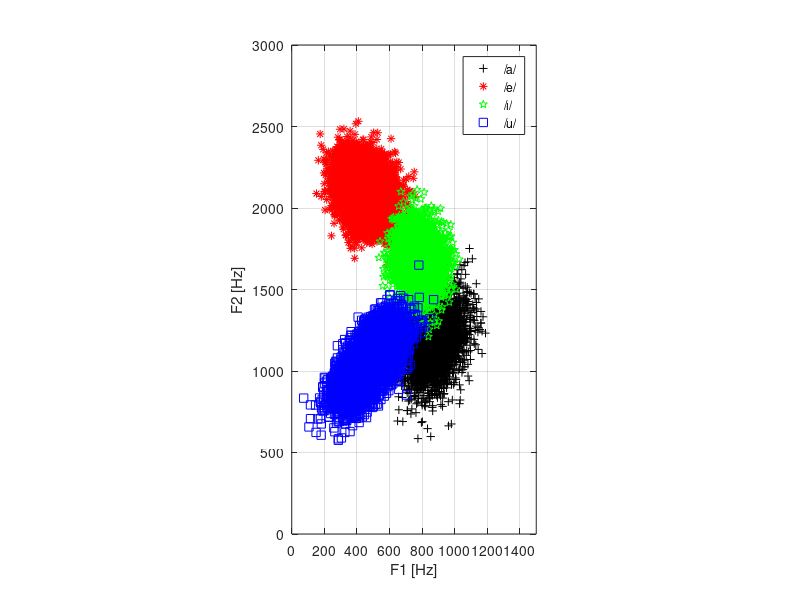

Reproduce this figure in MATLAB. (Note: this script raises an error after producing the figure.)
%% Chapter 4 - How does a dictation machine recognize speech?
% This is a companion file to the book "Applied Signal Processing", 
% by T.Dutoit and F. Marques, Springer 2008.
% 
% It is supposed to be run cell-by-cell, using the cell mode of 
% MATLAB 6 and later versions. Search for "what are cells" in the 
% product help of MATLAB to know how to use them.
% 
% This file uses the SIGNAL_PROCESSING toolbox of MATLAB.
 
%%
% Although speech is by essence a non-stationary signal, and therefore
% calls for dynamic modeling, it is convenient to start this script by
% examining static modeling and classification of signals, seen as a
% statistical pattern recognition problem. We do this by using Gaussian
% multivariate models in Section 1 and extend it to Gaussian Mixture Models
% (GMM) in Section 2. We then examine, in Section 3, the more general
% dynamic modeling, using Hidden Markov Models (HMM) for isolated word
% classification. We follow in Section 4 by adding a simple bigram-based
% language model, implemented as a Markov model, to obtain a connected word
% classification system. We end in Section 5 by implementing a
% word-based speech recognition system, in which the system does not know
% in advance how many words each utterance contains.
%
% Copyright T. Dutoit, H. Bourlard (2007)

clear all;
set(0,'defaultFigureColor','w');
warning('Off','MATLAB:log:logOfZero'); 

%% 1. Gaussian modeling and Bayesian classification of vowels
%
% We will examine here how Gaussian multivariate models can be used for the
% classification of signals. 
%
% A good example is that of the classification of sustained vowels, i.e.,
% of the classification of incoming acoustic feature vectors into the
% corresponding phonemic classes. Acoustic feature vectors are generally
% highly multi-dimensional (as we shall see later), but we will work in a
% 2D space, so as to be able to plot our results. 
%
% In this script, we will work on a hypothetic language, whose phoneme set
% is only composed of four vowels {/a/,/e/,/i/,/u/}, and whose lexicon
% reduces to {why,you,we,are,hear,here} (supposedly produced as sequences
% of the aforementioned vowels). Every speech frame can then be represented 
% as a 2-dimensional vector of speech features in the form of pairs of 
% formant values (the first and the second spectral formants, F1 and F2). 
%
% Our first task will be to classify vowels, by using Gaussian class models 
% and Bayesian (MAP) decision. 
% Let us load a database of features extracted from the vowels and words of
% this language. Vowel samples are grouped in matrices of size N x 2, where 
% each of the N rows is a training example and each example is characterized 
% by a formant frequency pair. 
% Supposing that the whole database covers adequately our imaginary language, 
% it is easy to compute the prior probability P(qk) of each class qk 
% (k in {/a/,/e/,/i/,/u/}. The most common phoneme in the language is /e/.

load data; % vowels={a,e,i,u};

N_samples=0;
for j=1:4
    N_samples = N_samples+size(vowels{j}.training,1); 
end;
for j=1:4
    prior(j) = size(vowels{j}.training,1)/N_samples;
end;
prior

%%
% As can be seen, our four vowel classes have serious overlap in the 2D
% vector space. 

plot(vowels{1}.training(:,1),vowels{1}.training(:,2),'k+'); hold on;
plot(vowels{2}.training(:,1),vowels{2}.training(:,2),'r*');
plot(vowels{3}.training(:,1),vowels{3}.training(:,2),'gp');
plot(vowels{4}.training(:,1),vowels{4}.training(:,2),'bs');
set(gca,'xlim',[0 1500],'ylim',[0 3000],'dataaspectratio',[1 1 1]);
xlabel('F1 [Hz]'); ylabel('F2 [Hz]'); grid on;
legend('/a/','/e/','/i/','/u/');

%%
% Let us now assume that we are asked to identify an unknown vowel from its
% (F1,F2) features. One way of solving this problem is by performing
% multivariate Gaussian modeling of each class, i.e., finding the mean and
% covariance matrices of the data in each class. 
%
% *MATLAB function involved:*
% 
% * |plot_2Dgauss_pdf(mu, sigma)| plots the mean and standard
%    deviation ellipsis of the 2D Gaussian process that has mean |mu| and
%    covariance matrix |sigma|, in a 2D plot.

for j=1:4
    mu{j}=mean(vowels{j}.training);
    sigma{j}=cov(vowels{j}.training);
    plot_gauss2D_pdf(mu{j},sigma{j})
end;

%%
% As can be seen on the plot, /i/ has its mean F1 at 780 Hz and its mean F2
% at 1680 Hz. (NB: thes values are the ones fixed in our imaginary
% language; they do not correspond to those of English vowels at all). The
% covariance matrix for the /i/ class is almost diagonal (the scatter plot
% for the class has its principal axes almost parallel to the coordinate
% axes; see Appendix 1). Its diagonal elements are thus close to the square
% of the length of the halfmajor and halfminor axes of the standard
% deviation ellipsis: 76 Hz and 130 Hz, respectively.

mu{3}
sqrtm(sigma{3})

%%
% Let us estimate the likelihood of a test feature vector given
% the Gaussian model of class /e/, using the classical Gaussian PDF
% formula.

sample=[650 1903];
plot(sample(1),sample(2),'ko','linewidth',3)
x = sample-mu{2};
likelihood = exp(-0.5* x* inv(sigma{2}) *x') / sqrt((2*pi)^2 * det(sigma{2}))

%% 
% The likelihood of this vector is higher in class /i/ than in any other
% class (this is also intuitively obvious from the scatter plots shown
% previously).
%
% *MATLAB function involved:*
% 
% * |gauss_pdf(x,mu,sigma)| returns the likelihood of sample |x| (NxD)
%    with respect to a Gaussian process with mean |mu| (1xD) and covariance
%    |sigma| (DxD). When a set of samples is provided as input, a set of
%    likelihoods is returned.

for j=1:4
    likelihood(j) = gauss_pdf(sample,mu{j},sigma{j});
end;
likelihood

%%
% Likelihood values are generally very small. Since we will use products of
% them in the next paragraphs, we will systematically prefer their 
% log-likelihood estimates.% PDF values are vey small, and we will use 
% products of them in the next paragraphs, so we will systematically use 
% log-likelihood estimates.

log(likelihood)

%%
% Since not all phonemes have the same prior probability, Bayesian (MAP)
% classification of our test sample is not equivalent to finding the class
% with maximum likelihood. Posterior probabilities P(class|sample) must be
% estimated by multiplying the likelihood of the sample by the prior of
% each class, and dividing by the marginal likelihood of the sample
% (obtained by summing its likelihood for all classes). Again, for
% convenience, we compute the log of posterior probabilities. The result is
% that our sample gets classified as /e/ ratter than as /i/, because the
% prior probability of /e/ is much higher than that of /i/ in our imaginary
% language. 

marginal=sum(likelihood); % is a constant
log_posterior=log(likelihood)+log(prior)-log(marginal)

%% 
% Notice the marginal likelihood of the sample is not required for
% classifying it, as it is a subtractive constant for all log posterior
% probabilities. We will not compute it in the sequel.
%
% Multiplying likelihoods by priors can be seen as a weighting which 
% accounts for the intrinsic frequency of occurence of each class. 
% Plotting the posterior probability of classes in the (F1,F2) plane 
% gives a rough idea of how classes are delimited. Do not hesitate to
% rotate the plot.
%
% *MATLAB function involved:*
% 
% *|mesh_2Dgauss_pdf(mu,sigma,weight,gridx,gridy,ratioz)| plots the PDF of
%   a 2D-Gaussian PDF in a 3D plot. |mu| (1x2) is the mean of the density,
%   |sigma| (2x2) is the covariance matrix of the density. |weight| is a
%   scalar used as a multiplicative factor on the value of the PSD. |gridx|
%   and |gridy| must be vectors of the type (x:y:z) |ratioz| is the
%   (scalar) aspect ratio on the Z axis.

hold on;
for j=1:4
    mesh_gauss2D_pdf(mu{j},sigma{j},prior(j),0:50:1500, ...
        0:50:3000, 7e-9);
    hold on;
end;
hold off;

%% 
% One can easily compare the performance of max likelihood vs. max
% posterior classifiers on test data sets taken from our four vowels (and
% having the same prior distribution as from the training set).
%
% *MATLAB function involved:*
% 
% * |gauss_classify(x,mus,sigmas,priors)| returns the class of the point
%    |x| (1xD) with respect to Gaussian classes, using Bayesian
%    classification. |mus| is a cell array of the (1xD) means, |sigmas| is
%    a cell array of the (DxD) covariance matrices. |priors| is a vector of
%    Gaussian priors. When a set of points (NxD) is provided as input, a
%    set of classes is returned.

total=0;
errors_likelihood=0;
errors_bayesian=0;
for i=1:4
    n_test=size(vowels{i}.test,1);
    class_likelihood=gauss_classify(vowels{i}.test,mu,sigma,[1 1 1 1]);
    errors_likelihood=errors_likelihood+sum(class_likelihood'~=i);
    class_bayesian=gauss_classify(vowels{i}.test,mu,sigma,prior);
    errors_bayesian=errors_bayesian+sum(class_bayesian'~=i);
    total=total+n_test;
end;
likelihood_error_rate=errors_likelihood/total
bayesian_error_rate=errors_bayesian/total

%% 2. Gaussian Mixture Models (GMM)
% In the previous section, we have seen that Bayesian classification is
% based on the estimation of class PDFs. Up to now, we have modeled the PDF
% for each class /a/, /e/, /i/, /u/ as a Gaussian multivariate (one per
% class).  This implicitly assumes that the feature vectors in each class
% have a (uni-modal) normal distribution, as we used the |mean| and |cov|
% functions, which return the estimates of the mean and
% covariance matrix of supposedly Gaussian multivariate data samples. It
% turns out that the vowel data we used had actually been sampled according
% to Gaussian distributions, so that this hypothesis was satisfied. 
%
% Let us now try to classify the words of our imaginary language, using the
% same kind of approach as above. We will use 100 samples of the six words
% {why /uai/,you /iu/,we /ui/,are /ae/,hear /ie/,here /ie/} in our
% imaginary language, for which each speech frame is again characterized by
% an [F1,F2] feature vector. 

load data; % words={why,you,we,are,hear,here};

for i=1:6
    subplot(2,3,i)
    plot(words{i}.training_all(:,1),words{i}.training_all(:,2),'+'); 
    set(gca,'xlim',[0 1500],'ylim',[0 2500],'dataaspectratio',[1 1 1]);
    xlabel('F1 [Hz]'); ylabel('F2 [Hz]'); grid on;
    title(words{i}.word);
    hold on;
end;

%%
% Notice that "you" and "we" have the same statistical distribution,
% because of their phonemic content (in our imaginary language) : /iu/ and
% /ui/. Notice also that "hear" and "here" also have the same distribution,
% because they have exactly the same phonemic transcription: /ie/. We will
% come back to this later.

%%
% We are now facing a PDF estimation problem: the PDF of the data in each
% class in no longer Gaussian. This is typical of practical ASR systems: in
% word-based ASR, each class accounts for the realization of several
% phonemes and is thus better described as a multi-modal distribution, i.e.
% a distribution with several maxima. The same holds for phoneme-based ASR
% as well. As a matter of fact, speech is very much submitted to
% coarticulation, which often results in several modes for the acoustic
% realization of each phoneme, as a function of the phonetic context in
% which it appears. 
%
% If we apply a uni-modal Gaussian model to word "why", for instance, we
% get a gross estimation of the PDF. This estimation does not correctly
% account for the fact that several areas in the (F1,F2) plane are more
% densely crowded. The maximum value of the Gaussian PDF is very low, since
% it spans more of the (F1,F2) space than it should (and the integral is
% constrained to one). 

training_set=words{1}.training_all;
test_set=words{1}.test_all;
mu_all=mean(training_set);
sigma_all=cov(training_set);

clf;
plot(training_set(:,1),training_set(:,2),'+'); 
xlabel('F1 [Hz]'); ylabel('F2 [Hz]'); grid on;
hold on;
mesh_gauss2D_pdf(mu_all,sigma_all,...
        1, 0:50:1500, 0:50:2500,7e-9);

%%
% The total log likelihoods of the training and test data given this
% Gaussian model are obtained as sum of the log likelihoods of all feature
% vectors.

log_likelihood_training=sum(log(gauss_pdf(training_set,mu_all,sigma_all)))
log_likelihood_test=sum(log(gauss_pdf(test_set,mu_all,sigma_all)))

%%
% One way of estimating a multi-modal PDF is by clustering data, and then
% estimate a uni-modal PDF in each cluster. An efficient way to do this 
% is by using K-means clustering. Starting with k prototype vectors or 
% centroids, this algorithm first associates each feature vector in the 
% training set to its closest centroid. It then replaces every centroid 
% by the mean of all feature vectors that have been associated to it. 
% The algorithm iterates by re-associating each feature vector to one of 
% the newly found centroids, and so on until no further change occurs.
% 
% *MATLAB functions involved:*
% 
% * |[new_means,new_covs,new_priors,distortion]= ...
%    kmeans(data,n_iterations,n_clusters)| , where  |data| is the matrix of
%    observations (one observation per row) and |n_clusters| is the desired
%    number of clusters, returns the mean vectors, covariance matrices, and
%    priors of k-means clusters. |distortion| is an array of values (one
%    per iteration) of sum of squared distances between the data and the
%    mean of their cluster. The clusters are initialized with a heuristic
%    that spreads them randomly around |mean(data)|.The algorithm iterates
%    until convergence is reached or the number of iterations exceeds
%    |n_iterations|. |kmeans(data,n_iterations,means)|, where |means| is a
%    cell array containing initial mean vectors, makes it possible to
%    initialize means. 
%
% * |plot_kmeans2D(data,means)| plots the clusters associated 
%    with |means| in |data| samples, using a Euclidian distance. 
%    |means| is a cell array containing the prototype vectors.

% Initializing prototypes "randomly" around the mean
initial_means{1} = [0,1] * sqrtm(sigma_all) + mu_all;
initial_means{2} = [0,0] * sqrtm(sigma_all) + mu_all;
initial_means{3} = [1,2] * sqrtm(sigma_all) + mu_all;

[k_means,k_covs,k_priors,totalDist]=kmeans(training_set,1000,initial_means);

plot(training_set(:,1),training_set(:,2),'r+'); 
xlabel('F1 [Hz]'); ylabel('F2 [Hz]'); grid on;
set(gca,'xlim',[0 1500],'ylim',[0 2500],'dataaspectratio',[1 1 1]);
plot_kmeans2D(training_set, k_means);

%% 
% The K-means algorithm converges monotonically to a (local) minimum of the
% global distortion defined as the sum of all distances between feature
% vectors and their associated centroids. 

plot(totalDist,'.-');
xlabel('Iteration'); ylabel('Global distortion'); grid on;

%%
% It is possible to see how clusters and prototype vectors evolve with
% iterations.

plot(training_set(:,1),training_set(:,2),'+'); 
xlabel('F1 [Hz]'); ylabel('F2 [Hz]'); grid on;
set(gca,'xlim',[0 1500],'ylim',[0 2500],'dataaspectratio',[1 1 1]);

k_means=initial_means;
for j=1:length(totalDist)
    [k_means,k_covs,k_priors,]=kmeans(training_set,1,k_means);
    plot_kmeans2D(training_set, k_means);
    pause(1.0);
end;

%% 
% The resulting sub-classes, though, do not strictly correspond to the
% phonemes of "why". This is because the global criterion that is minimized
% by the algorithm is purely geometric. It would actually be very
% astonishing in these conditions to find the initial vowel sub-classes.
% This is not a problem, as what we are trying to do is to estimate the PDF
% of the data, not to classify it into "meaningful" sub-classes. Once
% clusters have been created, it is easy to compute the corresponding
% (supposedly uni-modal) Gaussian means and covariance matrices for each
% cluster (this is actually done inside our |kmeans| function), and to plot
% the sum of their PDFs, weighted by their priors. This produces an
% estimate of the PDF of our speech unit.
%
% *MATLAB function involved:*
% 
% *|mesh_GMM2D_pdf(mus,sigmas,weights,gridx,gridy,ratioz)| plots the PDF
%   of a 2D Gaussian Mixture Model PDF in a 3D plot. |mus| is a cell array
%   of the (1x2) means, |sigmas| is a cell array of the (2x2) covariance
%   matrices. |weight| is a vector of Gaussian weights. |gridx| and |gridy|
%   must be vectors of the type (x:y:z) |ratioz| is the (scalar) aspect
%   ratio on the Z axis;

plot(training_set(:,1),training_set(:,2),'+'); 
xlabel('F1 [Hz]'); ylabel('F2 [Hz]'); grid on;
hold on;
mesh_GMM2D_pdf(k_means,k_covs,k_priors, ...
        0:50:1500, 0:50:2500,2e-8);
hold off;

%%
% The total log likelihoods of the training and test data are obtained as
% above, except we now consider that each feature vector "belongs" to each
% cluster with some weight equal to the prior of the cluster. Its
% likelihood is thus computed as a weighted sum of likelihoods (one per
% Gaussian)
%
% *MATLAB function involved:*
% 
% * |GMM_pdf(x,mus,sigmas,weights)| returns the likelihood of sample |x|
%    (1xD) with respect to a Gaussian Mixture Model. |mus| is a cell array
%    of the (1xD) means, |sigmas| is a cell array of the (DxD) covariance
%    matrices. |weight| is a vector of Gaussian weights. When a set of
%    samples (NxD) is provided as input, a set of likelihoods is returned.

log_likelihood_training=sum(log(GMM_pdf(training_set,...
    k_means,k_covs,k_priors)))
log_likelihood_test=sum(log(GMM_pdf(test_set,...
    k_means,k_covs,k_priors)))

%%
% The K-means approach used above is not optimal, in the sense that it is
% based on a purely geometric convergence criterion. The central algorithm
% for training GMMs is based on the EM (Expectation-Maximization) algorithm. 
% As opposed to K-means, EM truly maximizes the likelihood of the data given
% the GMM parameters (means, covariance matrices, and weights). Starting
% with k initial uni-modal Gaussians (one for each sub-class), it first
% estimates, for each feature vector, the probability of each sub-class
% given that vector. This is the Estimation step, which is based on "soft"
% classification: each feature vector belongs to all sub-classes, with some
% weights. In the Maximization step,  the mean and covariance of each
% sub-class is updated, using all feature vectors and taking those weights
% into account. The algorithm iterates on the E and M steps, until the
% total likelihood increase for the training data fall under some
% threshold. 
%
% The final estimate obtained by EM, however, only corresponds to a local
% maximum of the total likelihood of the data, whose value may be very
% sensitive to the initial uni-modal Gaussian estimates provided as input.
% A frequently used value for these initial estimates is precisely the one
% provided by the K-means algorithm.
%
% *MATLAB functions involved:*
% 
% * |[new_means,new_sigmas,new_priors,total_loglike]= ...
%    GMM_train(data,n_iterations,n_gaussians)| returns the mean vectors,
%    covariance matrices, and priors of GMM Gaussian components obtained by
%    the EM training algorithm. |data| is the matrix of observations (one
%    observation per row) and |n_gaussians| is the desired number of
%    clusters. |total_loglike| is an array of values (one per iteration) of
%    the total likelihood of the data given the GMM model. GMMs are
%    initialized with a heuristic that spreads them randomly around
%    |mean(data)|. The algorithm iterates until convergence is reached or
%    the number of iterations exceeds |n_iterations|.    
%
%    |GMM_train(data,n_iterations,means,covs,priors)|, makes it possible to
%    initialize the means, covariance matrices, and priors of the GMM
%    components.
%
% * |plot_GMM2D(data, means, covs)| shows the standard deviation ellipsis 
%    of the Gaussian components of a GMM defined by |means| and |covs|, 
%    on a 2D plot, together with |data| samples. 

% Using the output of K-means as initla conditions
[means,covs,priors,total_loglike]=GMM_train(training_set,100, ...
   k_means,k_covs,k_priors);

plot(training_set(:,1),training_set(:,2),'+'); 
xlabel('F1 [Hz]'); ylabel('F2 [Hz]'); grid on;
set(gca,'xlim',[0 1500],'ylim',[0 2500],'dataaspectratio',[1 1 1]);
plot_GMM2D(training_set,means,covs);

%%
% Notice we do not set colors to vectors, as EM precisely does not strictly
% assign Gaussians to feature vectors. It is also possible to see how
% clusters and prototype vectors evolve with iterations.

plot(training_set(:,1),training_set(:,2),'+'); 
xlabel('F1 [Hz]'); ylabel('F2 [Hz]'); grid on;
set(gca,'xlim',[0 1500],'ylim',[0 2500],'dataaspectratio',[1 1 1]);

means=k_means;
covs=k_covs;
priors=k_priors;
for j=1:length(total_loglike)
    [means,covs,priors]=GMM_train(training_set,1, ...
        means,covs,priors);
    plot_GMM2D(training_set,means,covs);
    pause(0.1);
end;

%%
% Applied to the sample feature vectors of "why", the EM algorithm
% converges monotonically, in 7 steps, from the K-means solution to a
% (local) maximum of the total likelihood of the sample data. 

plot(total_loglike,'.-');
xlabel('Iteration'); ylabel('Global Log Likelihood'); grid on;

%%
% The total log likelihoods of the training and test data given this GMM
% model are obtained as above. The increase compared to estimating the GMM
% parameters from K-means clustering is small, but this is due to the
% oversimplified PDF we are dealing with. GMMs are very much used in speech
% recognition.

log_likelihood_training=sum(log(GMM_pdf(training_set,means,covs,priors)))
log_likelihood_test=sum(log(GMM_pdf(test_set,means,covs,priors)))

%%
% Now let us try to recognize sample words in {why,you,we,are,hear,here}.
% We now use the sequence of feature vectors from our unknown signal
% (instead of a single vector as before), estimate the joint likelihood of
% all vectors in this sequence given each class, and obtain the posterior
% probabilities in the same way as above. If we assume that each sample in
% our sequence is independent from the others (which is in practice a
% rather bold claim, even for stationary signals; we will come back to this
% in the next section when introducing dynamic models), then the joint
% likelihood of the sequence is simply the product of the likelihoods of
% each sample. 
%
% We estimate a GMM for each word, , using 3 Gaussians per word. (When 2
% Gaussians are enough, one of the three ends up having very small weight).

for i=1:6
   [GMMs{i}.means,GMMs{i}.covs,GMMs{i}.priors,total_loglike]=...
       GMM_train(words{i}.training_all,100,3);
end;

for i=1:6
    subplot(2,3,i)
    plot(words{i}.training_all(:,1),words{i}.training_all(:,2),'+'); 
    set(gca,'xlim',[0 1500],'ylim',[0 3000],'dataaspectratio',[1 1 1]);
    title(words{i}.word);
    hold on;
    mesh_GMM2D_pdf(GMMs{i}.means,GMMs{i}.covs,GMMs{i}.priors, ...
         0:50:1500, 0:50:2500,8e-9);
end;
hold off;

%%
% Let us first try to recognize the first test sequence taken from "why".
% Since we do not know the priors of words in our imaginary language, we
% will set them all to 1/6. As expected, the maximum log likelihood is
% encountered for word "why": our first test word is correctly recognized. 

word_priors=ones(1,6)*1/6;
test_sequence=words{1}.test{1};
for i=1:6
    log_likelihood(i) = sum(log(GMM_pdf(test_sequence,...
        GMMs{i}.means,GMMs{i}.covs,GMMs{i}.priors)));
end;
log_posterior=log_likelihood+log(word_priors)
[maxlp,index]=max(log_posterior);
recognized=words{index}.word

clf;
plot(test_sequence);
xlabel('Frames'); ylabel('Freq [Hz]'); grid on;
legend('F1','F2');

%%
% Not all sequences are correctly classified, though. Sequence 2 is
% recognized as a "we".
test_sequence=words{1}.test{2};
for i=1:6
    log_likelihood(i) = sum(log(GMM_pdf(test_sequence,...
        GMMs{i}.means,GMMs{i}.covs,GMMs{i}.priors)));
end;
log_posterior=log_likelihood+log(word_priors)
[maxlp,index]=max(log_posterior);
recognized=words{index}.word

%%
% We may now compute the total word error rate. 
%
% *MATLAB function involved:*
% 
% * |GMM_classify(x,GMMs,priors)| returns the class of the point
%    |x| with respect to GMM classes, using bayesian classification. |x|
%    {(NxD)} is a cell array of test sequences. |priors| is a vector of
%    class priors. The function returns a vector of classes.

total=0;
errors=0;
for i=1:6
    n_test=length(words{i}.test);
    class=GMM_classify(words{i}.test,GMMs,word_priors);
    errors=errors+sum(class'~=i);
    class_error_rate(i)=sum(class'~=i)/n_test;
    total=total+n_test;

    subplot(2,3,i);
    hist(class,1:6);
    title(words{i}.word);
    set(gca,'xlim',[0 7],'ylim',[0 100]);
    
end;
overall_error_rate=errors/total
class_error_rate

%%
% Obviously, our static approach to word classification is not a success. 
% Only 70% of the words are correctly classified. The rather high error
% rates we obtain are not astonishing. Except for "why" and "are", which
% have fairly specific distributions, "here" and "here" have identical
% PDFs, as well as "you" and "we". 

%% 3. Hidden Markov Models (HMM)
% In the previous Sections, we have seen how to create a model, either
% Gaussian or GMM, for estimating the PDF of speech feature vectors, even
% with complicated distribution shapes, and have applied it to the
% classification of isolated words. The main drawback of such a static
% classification, as it stands, is that it does not take time into account.
% For instance, the posterior probability of a sequence of feature vectors
% does not change when the sequence is time-reversed, as in words /iu/ and
% /we/. This is due to the fact that our Bayesian classifier implicitly
% assumed that successive feature vectors are statistically independent.
%
% In this Section we will model each word in our imaginary language using a
% 2-state HMM (plus their initial and final states), except for "why",
% which will be modeled as a 3-state HMM. One should not conclude that
% word-based ASR systems set the number of internal HMM states for each word
% to the number of phonemes they contain. The number of states is usually
% higher than the number of phonemes, as phonemes are themselves realized
% in several articulatory steps which may each require a specific state.
% The reason for our choice is directly dictated by the fact that the test
% data we are using throughout this script was ransdomly generated by HMMs
% (see appendix 1) in which each phoneme was modeled by one HMM state
% modeled as a multivariate Gaussian. As a result, our test data virtually
% exhibits no coarticulation, and hence does not require more than one
% state per phoneme.
% 
% We will make one more simplification here: that of having access to a
% corpus of pre-segmented sentences, from which many examples of our 6
% words have been extracted. This will make it possible to train our word
% HMMs separately. In real ASR systems, segmentation (in words or phonemes)
% is not known. Sentence HMMS are thus created by concatenating word HMMs,
% and these sentence HMMs are trained. Words (or phoneme) segmentation is
% then obtained as a by-product of this training stage.

%% 
% We start by loading our training data and creating initial values for the
% left-right HMM of each word in our lexicon. Each state is modeled using a
% Gaussian multivariate whose mean feature vector is set to a random value
% close to the mean of all feature vectors in the word. The elements
% trans(i,j) of the transition matrix give the probability of going from
% state i to j (state 1 being the initial state). Transitions probabilities
% betweeen internal (emiting) states are set to a constant value of 0.8 for
% staying in the same state, and 0.2 for leaving to the next state.

load data; % words={I,hear,here,you,are,we,why};

% Initializing HMM parameters "why" is a spacial case: it has 3 states
mu=mean(words{1}.training_all);
sigma=cov(words{1}.training_all);
HMMs{1}.means = {[],mu,mu,mu,[]};
HMMs{1}.covs  = {[],sigma,sigma,sigma,[]};
HMMs{1}.trans = [ 0.0 1.0  0.0  0.0  0.0
                          0.0 0.8  0.2  0.0  0.0
                          0.0 0.0  0.8  0.2  0.0
                          0.0 0.0  0.0  0.8  0.2
                          0.0 0.0  0.0  0.0  1.0 ];
for i=2:6
    mu=mean(words{i}.training_all);
    sigma=cov(words{i}.training_all);
    HMMs{i}.means = {[],mu,mu,[]};
    HMMs{i}.covs  = {[],sigma,sigma,[]};
    HMMs{i}.trans = [0.0 1.0   0.0   0.0 
                            0.0 0.8   0.2   0.0
                            0.0 0.0   0.8   0.2
                            0.0 0.0   0.0    1   ];
end


%%
% Let us train our HMM models using the Baum-Welch (or Forward-Backward)
% algorithm, which is a particular implementation of the EM algorithm we
% already used for training our GMMs in the previous Section. This
% algorithm will adapt the parameters of our word HMMs so as to maximize the
% likelihood of each data set given each HMM model.
%
% *MATLAB function involved:*
% 
% * |new_hmm = HMM_train_FB(data,old_hmm,dmin,qmax)| returns the Maximum
%    Likelihood re-estimation of a Gaussian Hidden Markov Model (i.e., a
%    single, possibly multivariate, Gaussian probability density function
%    per state) based on the forward-backward algorithm (aka. Baum-Welch
%    re-estimation formulas). Note that most operations are performed in
%    the log domain for accuracy. |dmin| and |qmax| are respectively the
%    minimum log-likelihood relative improvement and the maximum number of
%    iterations until convergence.  

% In some MATLAB version, the HMM-related functions will flag lots of
% warnings. The next line disables them.
warning off all;

for i=1:6
     HMMs{i}=HMM_gauss_train(words{i}.training,HMMs{i},0.001,50);
end;
save word_hmms HMMs  % for use in the next Sections

% Notice it is possible to check the effect of training, compared to the
% exact HMMs used for generating the data, by uncommenting the following
% line:  
% HMMs=words;

%%
% The word "why" is now correctly modeled as a sequence of 3 states, each
% with a Gaussian multivariate PDF, which match those of the underlying
% phonemes in the word: /uai/.

for i=2:4
    subplot(1,3,i-1)
    plot(words{1}.training_all(:,1),words{1}.training_all(:,2),'+'); 
    set(gca,'xlim',[0 1500],'ylim',[0 3000],'dataaspectratio',[1 1 1]);
    title(['state ' num2str(i-1)]); % emiting states only
    hold on;
    mesh_gauss2D_pdf(HMMs{1}.means{i},HMMs{1}.covs{i},1, ...
         0:50:1500, 0:50:2500,1e-8);
end;
hold off;

%%
% The transition probabilities between the states of "why" have been
% updated by the Baum-Welch algorithm.

HMMs{1}.trans

%%
% As a result of this better modeling , the total likelihood of the data
% for word "why" is higher than with our previous static GMM model. The
% prevous model can actualy be seen as a single-state HMM, whose emission
% probabilities are modeled by a GMM. 

log_likelihood_training=0;
for i=1:length(words{1}.training)
    training_sequence=words{1}.training{i};
    log_likelihood_training=log_likelihood_training+...
        HMM_gauss_loglikelihood(training_sequence,HMMs{1});
end;

log_likelihood_test=0;
for i=1:length(words{1}.test)
    test_sequence=words{1}.test{i};
    log_likelihood_test=log_likelihood_test+...
        HMM_gauss_loglikelihood(test_sequence,HMMs{1});
end;

log_likelihood_training
log_likelihood_test

%%
% HMM-based isolated word recognition can now be achieved by finding the
% maximum of the posteriori probability of a sequence of feature vectors
% given all 6 HMM models. The 2nd test sequence for "why" (which was not
% correctly recognized using GMMs and a single state) now passes our
% classification test.

word_priors=ones(1,6)*1/6;

test_sequence=words{1}.test{2};
for i=1:6
   log_posterior(i) = HMM_gauss_loglikelihood(test_sequence,...
       HMMs{i})+log(word_priors(i));
end
log_posterior
[tmp,index]=max(log_posterior);
recognized=words{index}.word

%%
% The HMM model does not strictly assign states to feature vectors: each
% feature vector can be emitted by any state with a given probability. It
% is possible, though, to estimate the best path through the HMM given the
% data, by using the Viterbi algorithm.
%
% *MATLAB function involved:*
% 
% *|plot_HMM2D_timeseries(x,states)| plots a two-dimensional sequence |x|
%   (one observation per row) as two separate figures, one per dimension. 
%   It superposes the corresponding state sequence |stateSeq| as colored
%   dots on the observations. |x| and |stateSeq| must have the same length.

test_sequence=words{1}.test{1};
best_path=HMM_gauss_viterbi(test_sequence,HMMs{1});
clf;
plot_HMM2D_timeseries(test_sequence,best_path);
xlabel('Frames'); ylabel('Freq [Hz]'); grid on;
legend('F1','F2');

%%
% We may now compute the total word error rate again. 
%
% *MATLAB function involved:*
% 
% * |HMM_gauss_classify(x,HMMs,priors)| returns the class of the point
%    |x| with respect to HMM classes, using bayesian classification. HMM
%    states are modeled by a Gaussian multivariate. |x| {(NxD)} is a cell
%    array of test sequences. |priors| is a vector of class priors. The
%    function returns a vector of classes.

total=0;
errors=0;
for i=1:6
    n_test=length(words{i}.test);
    class=HMM_gauss_classify(words{i}.test,HMMs,word_priors);
    errors=errors+sum(class'~=i);
    class_error_rate(i)=sum(class'~=i)/n_test;
    total=total+n_test;

    subplot(2,3,i);
    hist(class,1:6);
    title(words{i}.word);
    set(gca,'xlim',[0 7], 'ylim', [0 100]);

    % Screen output
    fprintf('Word %3d\n', i)

end;
overall_error_rate=errors/total
class_error_rate

%%
% Notice the important improvement in the classification of "you" and "we",
% which are now modeled as HMMs with distinctive parameters. 84% of the
% (isolated) words are now recognized. The remaining he errors are due to
% the confusion between "here" and "hear".

%% 4. N-grams
% In the previous Section, we have used HMM models for the words of our
% imaginary language, which led to a great improvement in isolated word
% classification. It remains that "hear" and "here", having strictly
% identical PDFs, cannot be adequately distinguished. This kind of
% ambiguity can only be resolved, when words are embedded in a sentence, by
% using constraints imposed by the language on word sequences,i.e. by
% modeling the syntax of the language.
%
% We will now examine the more general problem of connected word
% classification, in which words are embedded in sentences. This task
% requires adding a language model on top of our isolated word
% classification system. For convenience, we will assume that our imaginary
% language imposes the same syntactic constraints as English. A sentence
% like "you are hear" is therefore impossible and should force the
% recognition of "you are here" wherever a doubt is possible. In this first
% step, we will also assume that word segmentation is known (this could
% easily be achieved, for instance, by asking the speaker to insert
% silences between words and detecting silences based on energy levels).  

%%
% Our data file contains a list of 150 such pre-segmented sentences. Let us
% plot the contents of the first one ("we hear why you are here").

load data; % sentences composed of words in {why,you,we,are,hear,here};
load word_hmms %word HMMs trained in the previous Section
warning off all;

clf;
for i=1:length(sentences{1}.test)
    subplot(2,3,i);
    test_sequence=sentences{1}.test{i}; % ith word
    plot(test_sequence(:,1),'+-');
    hold on;
    plot(test_sequence(:,2),'r*-');
    title(['Word' num2str(i)]);
    xlabel('Frames'); grid on;
end;
    
%%
% We model the syntactic constraints of our language by a bigram model,
% based on the probability of pairs of successive words in the language.  
% Such an approach reduces the language model to a simple Markov model. The
% component |bigram(i,j)| of its transition matrix gives P(wordi|wordj):
% the probability that the jth word in the lexicon is followed by the ith
% word.  Clearly, "You are hear" is made impossible by |bigrams(5,6)=0|. 

% states = I U {why,you,we,are,hear,here} U F where I and F stand for the
% begining and the end of a sentence

bigrams = ...
    [0  1/6 1/6  1/6  1/6  1/6  1/6  0  ;  % P(word|I)
     0  0    1/6  1/6  1/6  1/6  1/6  1/6; % P(word|"why")
     0  1/5  0     0    1/5  1/5  1/5  1/5; % P(word|"you") 
     0  0     0     0    1/4  1/4  1/4  1/4; % P(word|"we") 
     0  0     1/4  1/4  0     0    1/4  1/4; % P(word|"are") 
     0  1/4  1/4  0     0     0    1/4  1/4; % P(word|"hear") 
     0  0     1/4  1/4  1/4  0     0    1/4; % P(word|"here") 
     0  0     0     0     0     0    0     1];  % P(word|F) 

save bigrams bigrams; %  for use in the next Section

%% 
% Let us now try to classify a sequence of words taken from the test set. 
% We start by computing the log likelihood of each unknown word given the
% HMM model for each word in the lexicon. Each column of the log
% likelihoood matrix stands for a word in the sequence; each line stands
% for a word in the lexicon {why,you,we,are,hear,here}.

n_words=length(sentences{1}.test);
log_likelihoods=zeros(n_words,6);

for j=1:n_words
    unknown_word=sentences{1}.test{j};
    for k=1:6 % for each possible word HMM model
       log_likelihoods(j,k) = HMM_gauss_loglikelihood(unknown_word,HMMs{k});
    end;
end;
log_likelihoods

%%
% With the approach we used in the previous Section, we would classify this
% sentence as "we hear why you are hear" (by choosing the max likelihood
% candidate for each word independently of its neighbors). 

[tmp,indices]=max(log_likelihoods,[],2);
for j=1:n_words
    recognized_sequence{j}=words{indices(j)}.word;
end;
recognized_sequence

%% 
% We implement our language model as a Markov model on top of our
% word HMMs. The resulting model for the sequence to recognize is a
% discrete HMM, in which there are as many internal states as the number of
% words in the lexicon (six in our case). Each state can emit any of the
% |n_words| input words (which we will label as '1', '2', ... '|n_words|'),
% with emission probabilities equal to the likelihoods computed
% above. Bigrams are used as transition probabilities. Finding the best
% sequence of words from the lexicon given the sequence of observations [1,
% 2, ..., n_words] is obtained by looking for the best path in this model,
% using the Viterbi algorithm again. 
% 
% We now correctly classify our test sequence as "we hear why you are
% here".
%
% *MATLAB function involved:*
% 
% * |[state,likelihood] = HMM_viterbi(transition,emission)| performs 
%    the Viterbi search (log version) of the best state sequence for 
%    a discrete Hidden Markov Model. 
%    |transition| : (K+2)x(K+2) matrix of transition probabilities,
%                   first and last rows correspond to initial and
%                   final (non-emitting) states.
%    |emission|   : NxK matrix of state-conditional emission
%                   probabilities corresponding to a given sequence
%                   of observations of length N.
%    |state|      : (Nx1) vector of state-related indexes of best sequence. 
%    |likelihood| : best sequence likelihood.


best_path=HMM_viterbi(log(bigrams),log_likelihoods);
for j=1:n_words
    recognized_sequence{j}=words{best_path(j)}.word;
end;
recognized_sequence

%%
% We may finally compute the word error rate on our complete test data.

n_sentences=length(sentences);

total=0;
errors=0;
class_error_rate=zeros(1,6);
class=cell(6); % empty cells

for i=1:n_sentences

    n_words=length(sentences{i}.test);
    log_likelihoods=zeros(n_words,6);

    for j=1:n_words
        unknown_word=sentences{i}.test{j};
        for k=1:6 % for each possible word HMM model
            log_likelihoods(j,k) = HMM_gauss_loglikelihood(...
            unknown_word,HMMs{k});
        end;
    end;

    best_path=HMM_viterbi(log(bigrams),log_likelihoods);

    for j=1:n_words
        recognized_word=best_path(j);
        actual_word=sentences{i}.wordindex{j};
        class{actual_word}= [class{actual_word} recognized_word];
   
        if (recognized_word~=actual_word)
            errors=errors+1;
            class_error_rate(actual_word)=class_error_rate(actual_word)+1;
        end;
    end;

    total=total+n_words;

    % Screen output
     if rem(i, 10) == 0
          fprintf('Sentence %3d\n', i)
     end

end;

clf;
for i=1:6
    subplot(2,3,i);
    hist(class{i},1:6);
    title(words{i}.word);
    set(gca,'xlim',[0 7], 'ylim', [0 100]);
end;

overall_error_rate=errors/total
class_error_rate

%%
% We now have an efficient connected word classification system for our
% imaginary language. The final recognition rate is now 89.2%. It is still due to
% "here" being confused with "hear". This is due to the fact that our
% bigram model is not constrictive enough. It still allows non admissible
% sentences, such as in sentence #3: "why are you hear".

n_words=length(sentences{3}.test);
log_likelihoods=zeros(n_words,6); 

for j=1:n_words
    for k=1:6 % for each possible word HMM model
       unknown_word=sentences{3}.test{j};
       log_likelihoods(j,k) = HMM_gauss_loglikelihood(...
          unknown_word,HMMs{k});
    end;
end;

best_path=HMM_viterbi(log(bigrams),log_likelihoods);

recognized_sentence={};
for j=1:n_words
    recognized_sentence{j}=words{best_path(j)}.word;
end;
recognized_sentence

%%
% Bigrams cannot solve all "hear" vs. "here" ambiguities, because of the
% weaknesses of this poor language model. Trigrams could do a much better
% job ("are you hear", for instance, will be forbidden by a trigram
% language model), at the expense of additional complexity.

%%  5.Word-based continuous speech recognition
% For the last step of this Section, we will relax the pre-segmentation
% constraint, which will turn our classification system into a true
% word-based speech recognition system (albeit still in our imaginary
% language). 
%
% The discrete sentence HMM we used previously implicitly imposed
% initial and final states of word HMMs to fall after some specific feature
% vectors. The HMM therefore had to be changed for each new incoming
% sentence. When word segmentation is not known in advance, the initial and
% final states of all word HMMs must be erased, for the input feature
% vector sequence to be properly decoded into a sequence of words.
% 
% The resulting sentence HMM is a Gaussian HMM (Gaussian in our case, as
% each word HMM state is modeled as a Gaussian) composed of all the word
% HMM states, connected in a left-right topology inside word HMMs, and
% connected in an ergodic topology between word HMMs. For the six words of
% our language, this makes 13 internal states, plus the sentence-initial
% and sentence-final states. The transition probabilities between
% word-internal states are taken from the previously trained word HMMs,
% while the transition probabilities between word-final and word-initial
% states are taken from our bigram model. 

load data;
load word_hmms;
load bigrams;
warning off all;

sentence_HMM.trans=zeros(15,15);
word_i=[2 5 7 9 11 13 15]; % word-initial states, including sentence-final state;
word_f=[4 6 8 10 12 14]; % word-final states;

% P(word in sentence-initial position)
sentence_HMM.trans(1,word_i)=bigrams(1,2:8);

% copying trans. prob. for the 3 internal states of "why"
sentence_HMM.trans(2:4,2:4)=HMMs{1}.trans(2:4,2:4);

% distributing P(new word|state3,"why") to the first states of other word
% models, weighted by bigram probabilities.
sentence_HMM.trans(4,word_i)=...
    HMMs{1}.trans(4,5)*bigrams(2,2:8);

% same thing for the 2-state words
for i=2:6
   sentence_HMM.trans(word_i(i):word_f(i),word_i(i):word_f(i))=...
       HMMs{i}.trans(2:3,2:3);
   sentence_HMM.trans(word_f(i),word_i)=...
       HMMs{i}.trans(3,4)*bigrams(i+1,2:8);
end;

%%
% The emission probabilities of our sentence HMM are taken from the
% word-internal HMM states.

k=2;
sentence_HMM.means{1}=[]; % sentence-initial state
for i=1:6
    for j=2:length(HMMs{i}.means)-1
        sentence_HMM.means{k}=HMMs{i}.means{j};
        sentence_HMM.covs{k}=HMMs{i}.covs{j};
        k=k+1;
    end;
end;
sentence_HMM.means{k}=[]; % sentence-final state

%%
% The model is no longer sentence-dependent: the same HMM can be used to
% decode any incoming sequence of  feature vectors into a sequence of
% words. We search for the best path in our sentence HMM given the sequence
% of feature vectors of our test sequence, with the Viterbi algorithm.
%
% *MATLAB function involved:*
% 
% * |[states,log_likelihood] = HMM_gauss_viterbi(x,HMM)| returns the best
%    state sequence and the associated log likelihood of the sequence of
%    feature vectors |x| (one observation per row) with respect to a Markov
%    model |HMM| defined by: 
%       HMM.means HMM.covs HMM.trans
%    This function implements the forward recursion to estimate the
%    likelihood on the best path.

n_words=length(sentences{1}.test);
complete_sentence=[];
for i=1:n_words
    complete_sentence=[complete_sentence ; sentences{1}.test{i}];
end;

best_path=HMM_gauss_viterbi(complete_sentence,sentence_HMM);
clf;
plot_HMM2D_timeseries(complete_sentence,best_path);
xlabel('Frames'); ylabel('Freq [Hz]'); grid on;
legend('F1','F2');

state_sequence=best_path(diff([ 0 best_path])~=0)+1;
word_indices=state_sequence(ismember(state_sequence,word_i));
[tf,index]=ismember(word_indices,word_i);

recognized_sentence={};
for j=1:length(index)
    recognized_sentence{j}=words{index(j)}.word;
end;
recognized_sentence

%%
% We may finally compute the word error rate on our complete test data.

n_sentences=length(sentences);

total=0;
errors=0;
class_error_rate=zeros(1,6);
class=cell(6); % empty cells

for i=1:n_sentences

    n_words=length(sentences{i}.test);
    complete_sentence=[];
    for j=1:n_words
        complete_sentence=[complete_sentence ; sentences{i}.test{j}];
    end;

    best_path=HMM_gauss_viterbi(complete_sentence,sentence_HMM);
    plot_HMM2D_timeseries(complete_sentence,best_path);

    state_sequence=best_path(diff([ 0 best_path])~=0)+1;
    word_indices=state_sequence(ismember(state_sequence,word_i));
    [tf,index]=ismember(word_indices,word_i);

    for j=1:min(length(index),length(sentences{i}.wordindex))
        recognized_word=index(j);
        actual_word=sentences{i}.wordindex{j};
        class{actual_word}= [class{actual_word} recognized_word];

        if (recognized_word~=actual_word)
            errors=errors+1;
            class_error_rate(actual_word)=class_error_rate(actual_word)+1;
        end;
    end;

    total=total+n_words;

    % Screen output
     if rem(i, 10) == 0
          fprintf('Sentence %3d\n', i)
     end

end;

clf;
for i=1:6
    subplot(2,3,i);
    hist(class{i},1:6);
    title(words{i}.word);
    set(gca,'xlim',[0 7], 'ylim', [0 100]);
end;

overall_error_rate=errors/total
class_error_rate

%% 
% The final recognition rate of our word-based continuous speech recognizer is
% about 86.8%. This is only 2.4% less than when using pre-segmented words,
% which shows the efficiency of our sentence HMM model for both segmenting
% and classifying words. In practice, non segmented data is used for both
% training and testing, which could still slightly increase the word error
% rate.

%%
% Dictation machines still differ from this proof-of-concept in several
% ways. Mel Frequency Cepstral Coefficients (MFCCs) are used in place of
% formants for the acoustic model. Their first and second time-derivatives
% are added, as a simple way of accounting for the correlation between
% feature vectors within HMM states. Moreover, given the number of possible
% words (several tens of thousands) in natural languages, ASR systems
% involve one additional layer in the statistical description of sentences:
% that of phonemes. The word HMMs we have trained above are replaced by
% phoneme HMMs. Word HMMs are themselves composed of phoneme HMMs (in the
% same way as we have built our sentence HMM from word HMMs), and
% additional pruning mechanisms are used in the decoder to constrain the
% search for the best sequence of words from the input feature vector
% sequence.

%% Appendix 1: Generating the data
% In this Section we show how we generated the pseudo-speech data we use in
% the script. Generating samples distributed according to a Gaussian
% multivariate is very simple. Let us assume we want to produce 500 samples
% of (F1,F2) values for some vowel , supposedly centered on [700 1000] and
% with standard deviation matrix [50 0; 0 200]. Plotting the resulting
% samples shows that the length of the semimajor and semiminor axes of the
% standard deviation ellipsis are precisely the marginal standard
% deviations, 50 and 200, and that the imposed mean has moved the center of
% the cloud from the origin to the mean.

N=1000;
mu = [700 1000];
stdev = [50  0
           0  200];
x = randn(N,2) * stdev + repmat(mu,N,1);

clf;
plot(x(:,1),x(:,2),'+'); hold on;
set(gca,'xlim',[0 1500],'ylim',[0 2500],'dataaspectratio',[1 1 1]);
xlabel('F1 [Hz]'); ylabel('F2 [Hz]'); grid on;
plot_gauss2D_pdf(mu,stdev*stdev)

%% 
% Applying some rotation of the Gaussian cloud around by an angle theta is
% obtained by multiplying the samples, while still centered on the origin,
% by some rotation matrix, and adding the imposed mean. This is equivalent
% to rotating the the standard deviation matrix.

mu2 = [750 1200];
theta=pi/4;
rotation=[cos(theta) sin(theta)
              -sin(theta)  cos(theta)];
stdev2=stdev*rotation;
x = randn(N,2) * stdev2 + repmat(mu2,N,1);

cla;
plot(x(:,1),x(:,2),'+'); hold on;
set(gca,'xlim',[0 1500],'ylim',[0 2500],'dataaspectratio',[1 1 1]);
xlabel('F1 [Hz]'); ylabel('F2 [Hz]'); grid on;
plot_gauss2D_pdf(mu2,stdev2*stdev2)

%% 
% Generating samples from a Gaussian Mixture Model (GMM) is
% straightforward. Let us produce samples from a mixture of two previous
% Gaussians, with weights 4/5 and 1/5.

x = [randn(N*4/5,2) * stdev + repmat(mu,N*4/5,1); ...
      randn(N*1/5,2) * stdev2 + repmat(mu2,N*1/5,1)] ;

x=x(randperm(N),:);

cla;
plot(x(:,1),x(:,2),'+'); hold on;
set(gca,'xlim',[0 1500],'ylim',[0 2500],'dataaspectratio',[1 1 1]);
xlabel('F1 [Hz]'); ylabel('F2 [Hz]'); grid on;

%%
% Generating samples according to an HMM model is quite straightforward,
% too. We give the example of the word "why" used in this script, and plot
% the generated data together with the corresponding states. (The content
% of HMM_generate is easy to understand). 
%
% *MATLAB function involved:*
% 
% * |[x,stateseq] = HMM_generate(means,covs,transitions)| returns a
%    D-dimensional sequence |x| (one observation per row) and a state
%    sequence |stateseq| drawn from a Markov model, given the |means| and
%    |covs| of the Gaussian multivariates describing its emission
%    probabilities (and stored in lists with empty matrices as first and
%    last elements to symbolize the entry and exit states), and given its
%    |transition| matrix.

% phonemes /u/, /a/, /i/
mu_u = [476 1050];
std_u = [92 40
         40 129];
var_u = std_u * std_u;

Pa = 0.15;
mu_a = [877 1183];
std_a = [95  20
            20  158];
var_a = std_a * std_a;

Pi = 0.15;
mu_i = [781 1681];
std_i = [76  -5
           -5  130];
var_i = std_i * std_i;

% left-right why=/uai/
why.means = {[],mu_u,mu_a,mu_i,[]};
why.covs = {[],var_u,var_a,var_i,[]};
why.trans = [ 0.0 1.0  0.0  0.0  0.0
                   0.0 0.95 0.05 0.0  0.0
	               0.0 0.0  0.95 0.05 0.0
                   0.0 0.0  0.0  0.95 0.05
	               0.0 0.0  0.0  0.0  1.0 ];

% Generate the emitting states sequence and the emitted vectors
[vectors,states]=HMM_generate(why.means, why.covs, why.trans);
clf;
plot_HMM2D_timeseries(vectors,states);

%%
% One can also plot the same data in the 2D feature space.
clf;
plot_HMM2D_featurespace(vectors,states);

%%
% Similar commands were used for generating all the training and test
% sequences used in this script, strored in gendata.m
